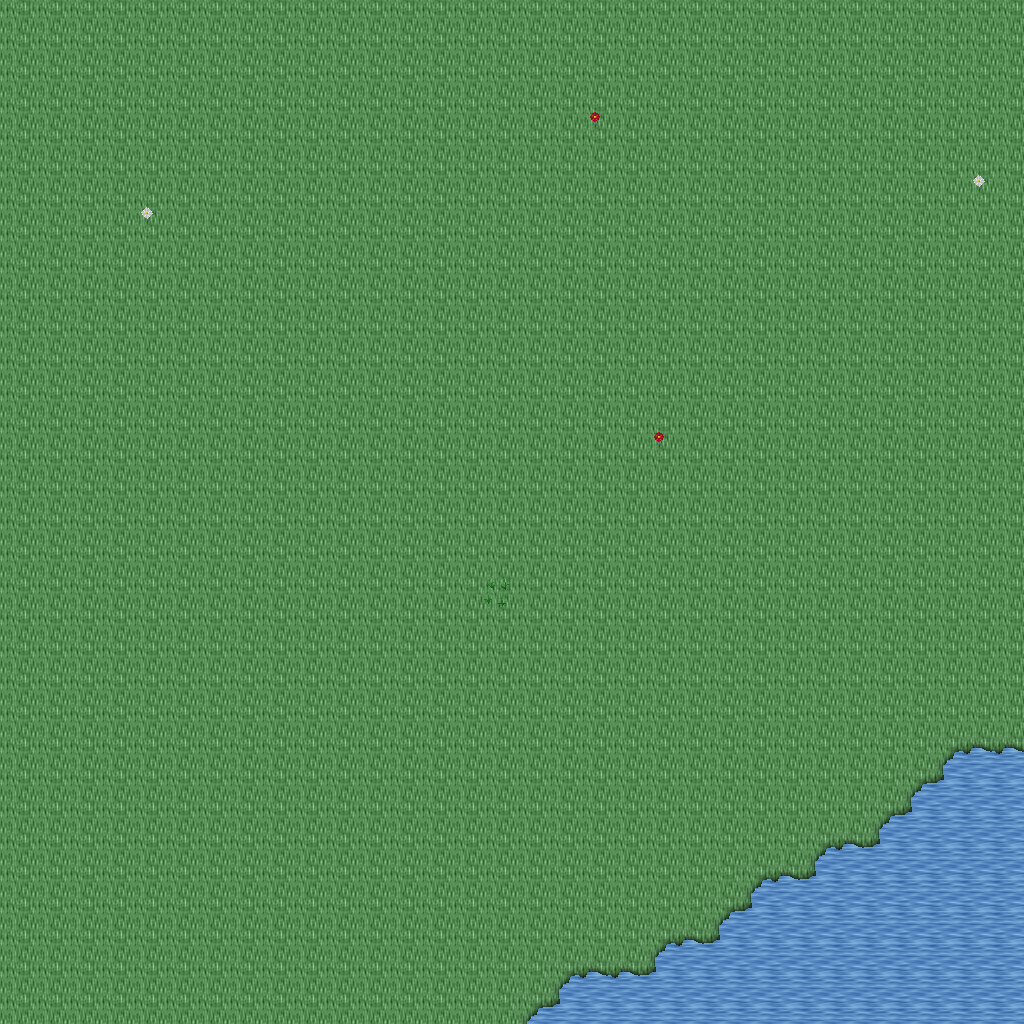

The image is a tile-based game level rendered from a .tmx file. Its description and source (layers, tilesets, objects; grid data summarised) follow:
An orthogonal 32x32 tile map with 32x32 px tiles, 5 tile layers (Ground, Objects, Objects2, Above, ...), 1 hidden layer not drawn, 14 tilesets.

<map version="1.10" tiledversion="1.11.0" orientation="orthogonal" renderorder="right-down" width="32" height="32" tilewidth="32" tileheight="32" infinite="0" nextlayerid="11" nextobjectid="1">
 <tileset firstgid="1" name="ground_ground" tilewidth="32" tileheight="32" tilecount="33" columns="3">
  <image source="../drawable/ground_ground.png" width="96" height="352" />
 </tileset>
 <tileset firstgid="34" name="plant_flower_daisy_red" tilewidth="32" tileheight="32" tilecount="8" columns="2">
  <image source="../drawable/plant_flower_daisy_red.png" width="64" height="128" />
 </tileset>
 <tileset firstgid="42" name="ground_grass_edges" tilewidth="32" tileheight="32" tilecount="36" columns="12">
  <image source="../drawable/ground_grass_edges.png" width="384" height="96" />
 </tileset>
 <tileset firstgid="78" name="ground_grass_corners" tilewidth="32" tileheight="32" tilecount="24" columns="6">
  <image source="../drawable/ground_grass_corners.png" width="192" height="128" />
 </tileset>
 <tileset firstgid="102" name="ground_water_pool" tilewidth="32" tileheight="32" tilecount="72" columns="3">
  <image source="../drawable/ground_water_pool.png" width="96" height="768" />
 </tileset>
 <tileset firstgid="174" name="plant_flower_daisy_white" tilewidth="32" tileheight="32" tilecount="8" columns="2">
  <image source="../drawable/plant_flower_daisy_white.png" width="64" height="128" />
 </tileset>
 <tileset firstgid="182" name="plant_grasses" tilewidth="32" tileheight="32" tilecount="6" columns="3">
  <image source="../drawable/plant_grasses.png" width="96" height="64" />
 </tileset>
 <tileset firstgid="188" name="item_statue_bird" tilewidth="32" tileheight="32" tilecount="8" columns="2">
  <image source="../drawable/item_statue_bird.png" width="64" height="128" />
 </tileset>
 <tileset firstgid="196" name="plant_tree_tree_darkgreen" tilewidth="32" tileheight="32" tilecount="88" columns="8">
  <image source="../drawable/plant_tree_tree_darkgreen.png" width="256" height="352" />
 </tileset>
 <tileset firstgid="284" name="logic_collision" tilewidth="32" tileheight="32" tilecount="1" columns="1">
  <image source="../drawable/logic_collision.png" width="32" height="32" />
 </tileset>
 <tileset firstgid="285" name="ground_water_pool_deep" tilewidth="32" tileheight="32" tilecount="72" columns="3">
  <image source="../drawable/ground_water_pool_deep.png" width="96" height="768" />
 </tileset>
 <tileset firstgid="357" name="logic_item_fruits" tilewidth="32" tileheight="32" tilecount="16" columns="8">
  <image source="../drawable/logic_item_fruits.png" width="256" height="64" />
 </tileset>
 <tileset firstgid="373" name="plant_tree_umbrella_thorn" tilewidth="32" tileheight="32" tilecount="18" columns="6">
  <image source="../drawable/plant_tree_umbrella_thorn.png" width="192" height="96" />
 </tileset>
 <tileset firstgid="391" name="light_light_5x5" tilewidth="32" tileheight="32" tilecount="25" columns="5">
  <image source="../drawable/light_light_5x5.png" width="160" height="160" />
 </tileset>
 <layer id="1" name="Ground" width="32" height="32">
  <data>[1024 cells, 1024 non-empty, 2 distinct tile ids]</data>
 </layer>
 <layer id="2" name="Objects" width="32" height="32">
  <data>[1024 cells, 28 non-empty, 5 distinct tile ids]</data>
 </layer>
 <layer id="3" name="Objects2" width="32" height="32">
  <data>[1024 cells, 1 non-empty, 1 distinct tile ids]</data>
 </layer>
 <layer id="4" name="Above" width="32" height="32">
  <data>[1024 cells, 0 non-empty, 0 distinct tile ids]</data>
 </layer>
 <layer id="5" name="Above2" width="32" height="32">
  <data>[1024 cells, 0 non-empty, 0 distinct tile ids]</data>
 </layer>
 <layer id="6" name="Walkable" width="32" height="32" visible="0">
  <data>[1024 cells, 0 non-empty, 0 distinct tile ids]</data>
 </layer>
 <objectgroup id="7" name="Mapevents" />
 <objectgroup id="8" name="Spawn" />
 <objectgroup id="9" name="Keys" />
 <objectgroup id="10" name="Replace" />
</map>
